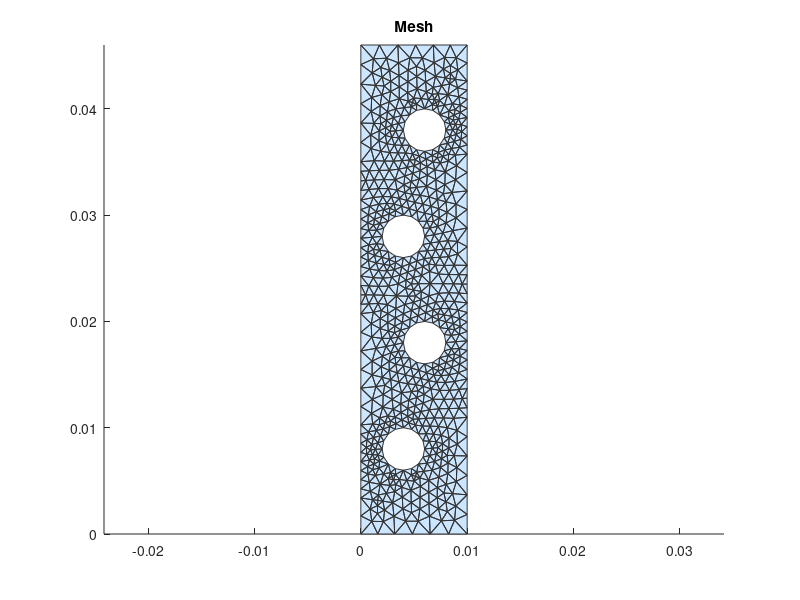

Recreate this plot in MATLAB. (Note: this script raises an error after producing the figure.)
clear
close all
clc

%% Pre-processor

% Get mesh
load("mesh.mat");

% Plot of Mesh
figure
patch('Faces', t(1:3,:)', ...
      'Vertices', p', ...
      'FaceColor', [0.8 0.9 1.0], ...
      'EdgeColor', [0.2 0.2 0.2]);
axis equal
title('Mesh')

% Compute mesh variables
nelm = length(t);
ndof = length(p);
coord = p';

edof = zeros(nelm, 4);
edof(:,1) = 1:nelm;
edof(:,2:4) = t(1:3, :)';

dof = (1:ndof)';

nen = 3;
[ex, ey] = coordxtr(edof, coord, dof, 3);

% Set material constants

k = 1;
D = [k 0; 0 k];
qout = 2000;
alphac = 50;
Tinf = 293;
ep = 1;
Q = 4*10^5;

% Set up K, f, and bc
K = zeros(ndof);
f = zeros(ndof, 1);

for enr = 1:length(e)
    boundary = e(5, enr);
    node1 = e(1, enr);
    node2 = e(2, enr);
    Le = norm(coord(node1, :) - coord(node2, :));
    Ke = zeros(2, 2);
    fe = zeros(2, 1);

    if boundary == 3
        fe = -qout*Le/2 * ones(2, 1);
    end
    if ismember(boundary, [1 5:20])
        Ke = alphac*Le/6*[2 1; 1 2];
        fe = alphac*Tinf*Le/2*ones(2,1);
    end
    [K, f] = assem([0 node1 node2], K, Ke, f, fe);
end

%% Solver

for elnr = 1:nelm
    [Ke, fe] = flw2te(ex(elnr,:), ey(elnr,:), ep, [k 0; 0 k], Q);
    [K, f] = assem(edof(elnr,:), K, Ke, f, fe);
end

a = solve(K, f);

%% Post-processor

ed = extract(edof, a);

%plot
figure
patch(ex', ey', ed', ed', 'EdgeColor', 'none');

axis equal
colorbar
colormap(jet)

xlim([min(ex(:)) max(ex(:))])
ylim([min(ey(:)) max(ey(:))])

xlabel('x')
ylabel('y')
title('Temperature Field')

set(gca, 'FontSize', 12)
